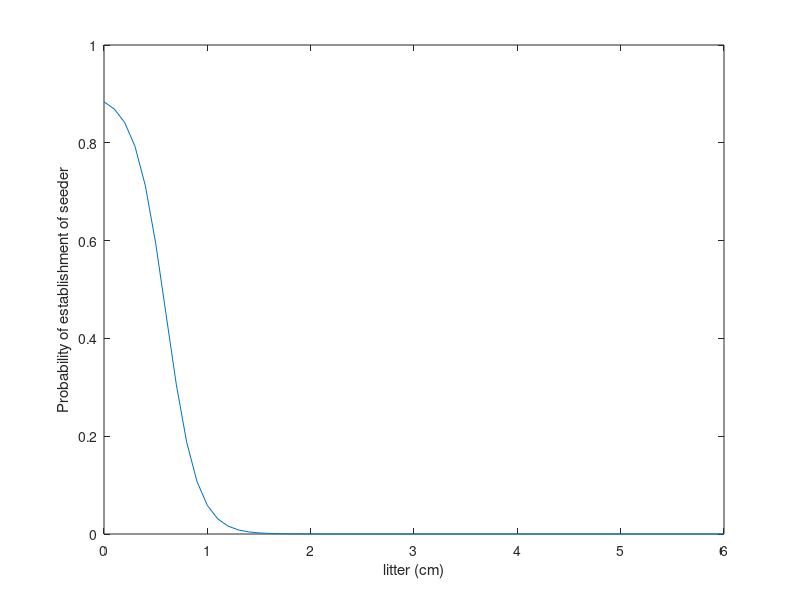

Write MATLAB code to recreate this figure.
 % Seeder
                  Lit=0:0.1:6;
                  maxGS=0.9;
                  minGS=0;
                  LitThreshS=2;
                  ampS=0.3;
                  ProbGS=(maxGS+minGS)/2+(maxGS-minGS)/2*tanh(LitThreshS-Lit/ampS);
                  plot(Lit,ProbGS)
                  xlabel('litter (cm)'), ylabel('Probability of establishment of seeder')
                  axis([0 6 0 1])